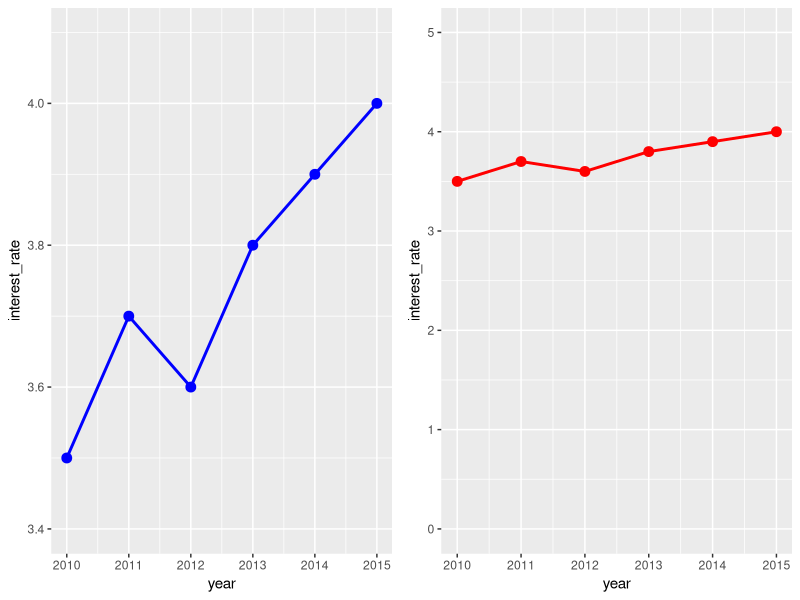
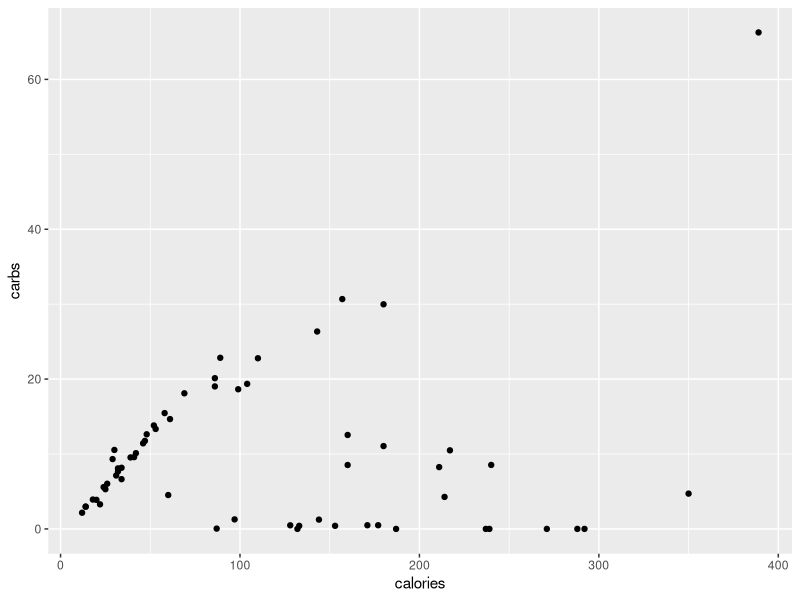
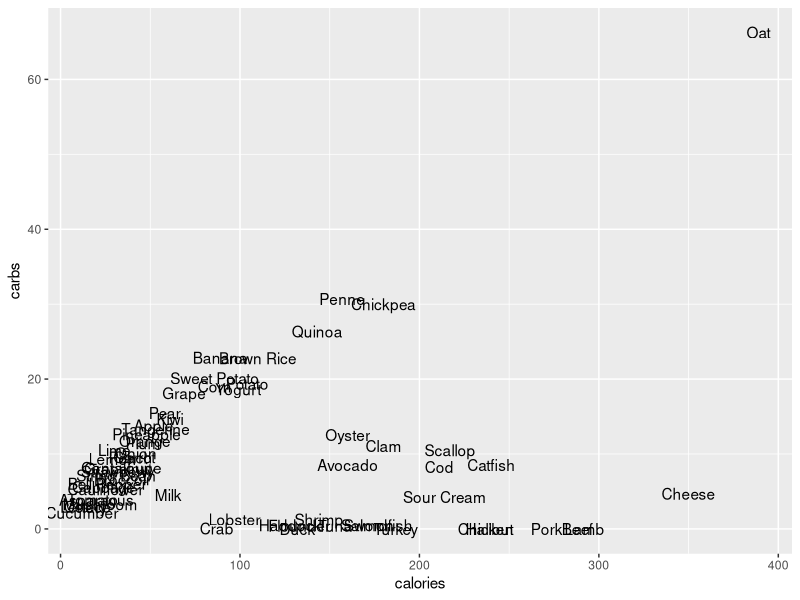
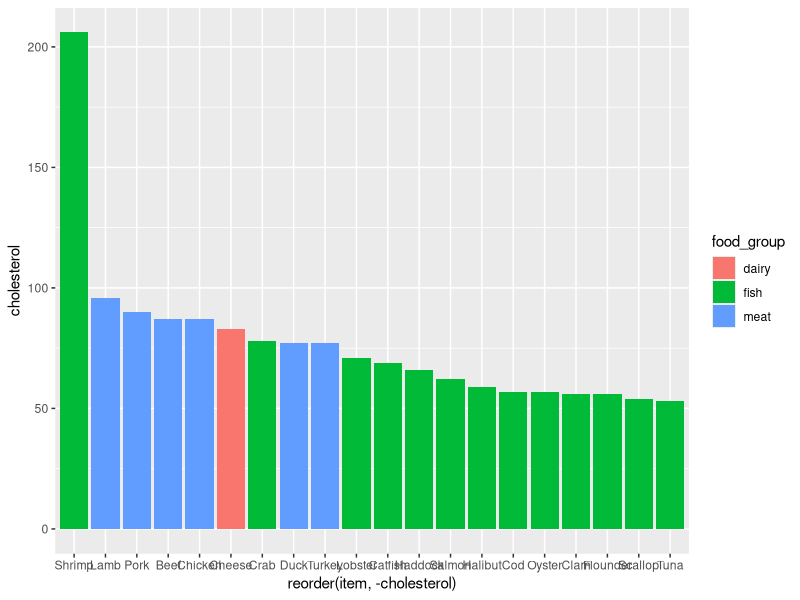
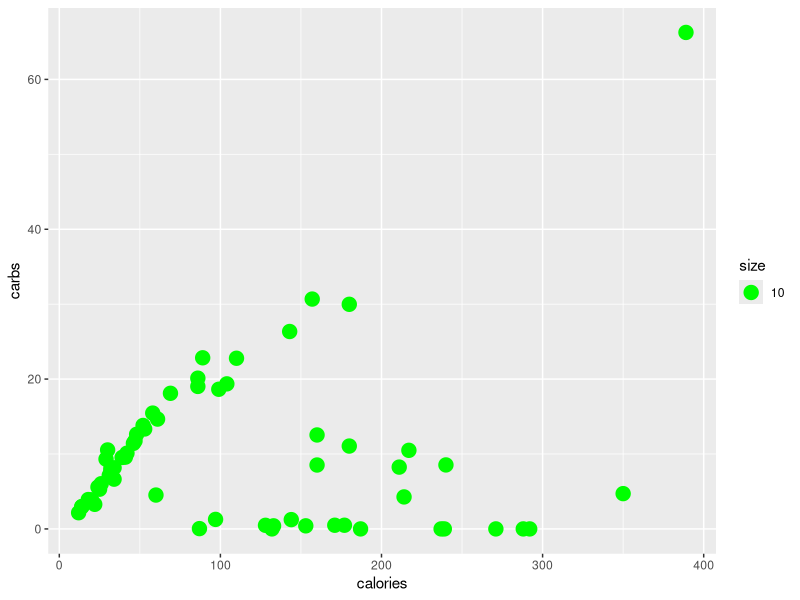

Source code (R) for these figures, in order:
## ---- chunk 1
library(tidyverse)
## ---- chunk 2
# Load necessary libraries
library(ggplot2)
library(gridExtra)

# Dummy data
data <- data.frame(
  year = c(2010, 2011, 2012, 2013, 2014, 2015),
  interest_rate = c(3.5, 3.7, 3.6, 3.8, 3.9, 4.0)
)

# Plot 1: With a narrow y-axis
p1 <- ggplot(data, aes(x = year, y = interest_rate)) +
  geom_line(color = "blue", linewidth = 1) +
  geom_point(color = "blue", size = 3) +
  scale_y_continuous(limits = c(3.4, 4.1))

# Plot 2: With a broader y-axis
p2 <- ggplot(data, aes(x = year, y = interest_rate)) +
  geom_line(color = "red", linewidth = 1) +
  geom_point(color = "red", size = 3) +
  scale_y_continuous(limits = c(0, 5))

# Arrange plots side by side
grid.arrange(p1, p2, ncol = 2)
## ---- chunk 3
food <- read_csv("../data/food.csv")

food |>
  select(item, food_group, calories, carbs)
## ---- chunk 4
food <- read_csv("../data/food.csv")

food |>
  ggplot() +
  # note that this is geom_point:
  geom_point(aes(x = calories, y = carbs))
## ---- chunk 5
food |>
  ggplot() +
  # note that this is geom_text:
  geom_text(aes(x = calories, y = carbs, label = item))
## ---- chunk 6
#| code-fold: true
#| code-line-numbers: true

food |>
  # filter for high cholesterol foods:
  filter(cholesterol > 50) |>
  ggplot() +
  # set bar chart
  geom_col(aes(
    # sort bars by descending amount of cholesterol
    x = reorder(item, -cholesterol),
    y = cholesterol,
    # set bar color (fill) by food_group
    fill = food_group
  ))
## ---- chunk 7
#| code-fold: true
#| code-line-numbers: true


food |>
  ggplot() +
  geom_point(
    aes(
      x = calories,
      y = carbs,
      size = 10
    ),
    # note that color=green goes outside of aes()
    # because it applies to all points:
    color = "green"
  )
